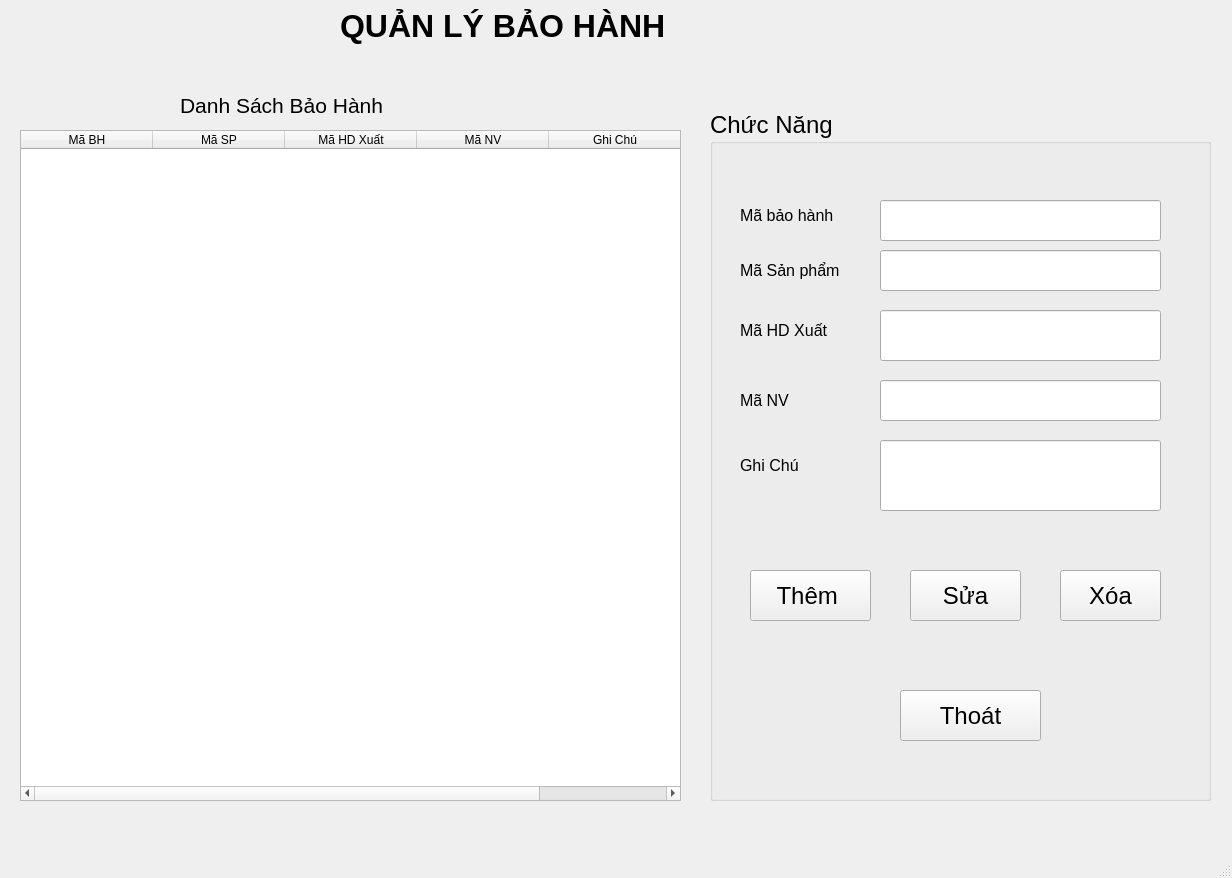
<?xml version="1.0" encoding="UTF-8"?>
<ui version="4.0">
 <class>QuanLyBaoHanh</class>
 <widget class="QMainWindow" name="QuanLyBaoHanh">
  <property name="geometry">
   <rect>
    <x>0</x>
    <y>0</y>
    <width>1232</width>
    <height>878</height>
   </rect>
  </property>
  <property name="windowTitle">
   <string>MainWindow</string>
  </property>
  <widget class="QWidget" name="centralwidget">
   <widget class="QLabel" name="label">
    <property name="geometry">
     <rect>
      <x>340</x>
      <y>0</y>
      <width>471</width>
      <height>51</height>
     </rect>
    </property>
    <property name="font">
     <font>
      <pointsize>24</pointsize>
      <weight>75</weight>
      <bold>true</bold>
     </font>
    </property>
    <property name="text">
     <string>QUẢN LÝ BẢO HÀNH </string>
    </property>
   </widget>
   <widget class="QTableWidget" name="tableWidget">
    <property name="geometry">
     <rect>
      <x>20</x>
      <y>130</y>
      <width>661</width>
      <height>671</height>
     </rect>
    </property>
    <attribute name="horizontalHeaderDefaultSectionSize">
     <number>132</number>
    </attribute>
    <column>
     <property name="text">
      <string>Mã BH</string>
     </property>
    </column>
    <column>
     <property name="text">
      <string>Mã SP</string>
     </property>
    </column>
    <column>
     <property name="text">
      <string>Mã HD Xuất</string>
     </property>
    </column>
    <column>
     <property name="text">
      <string>Mã NV</string>
     </property>
    </column>
    <column>
     <property name="text">
      <string>Ghi Chú</string>
     </property>
    </column>
   </widget>
   <widget class="QGroupBox" name="groupBox">
    <property name="geometry">
     <rect>
      <x>710</x>
      <y>110</y>
      <width>501</width>
      <height>691</height>
     </rect>
    </property>
    <property name="font">
     <font>
      <pointsize>18</pointsize>
     </font>
    </property>
    <property name="title">
     <string>Chức Năng</string>
    </property>
    <widget class="QLineEdit" name="txtGhiChu">
     <property name="geometry">
      <rect>
       <x>170</x>
       <y>330</y>
       <width>281</width>
       <height>71</height>
      </rect>
     </property>
    </widget>
    <widget class="QLineEdit" name="txtMaBH">
     <property name="geometry">
      <rect>
       <x>170</x>
       <y>90</y>
       <width>281</width>
       <height>41</height>
      </rect>
     </property>
    </widget>
    <widget class="QLabel" name="label_2">
     <property name="geometry">
      <rect>
       <x>30</x>
       <y>90</y>
       <width>131</width>
       <height>31</height>
      </rect>
     </property>
     <property name="font">
      <font>
       <pointsize>12</pointsize>
      </font>
     </property>
     <property name="text">
      <string>Mã bảo hành</string>
     </property>
    </widget>
    <widget class="QLabel" name="label_3">
     <property name="geometry">
      <rect>
       <x>30</x>
       <y>150</y>
       <width>131</width>
       <height>21</height>
      </rect>
     </property>
     <property name="font">
      <font>
       <pointsize>12</pointsize>
      </font>
     </property>
     <property name="text">
      <string>Mã Sản phẩm</string>
     </property>
    </widget>
    <widget class="QLineEdit" name="txtMaNV">
     <property name="geometry">
      <rect>
       <x>170</x>
       <y>270</y>
       <width>281</width>
       <height>41</height>
      </rect>
     </property>
    </widget>
    <widget class="QLabel" name="label_4">
     <property name="geometry">
      <rect>
       <x>30</x>
       <y>200</y>
       <width>121</width>
       <height>41</height>
      </rect>
     </property>
     <property name="font">
      <font>
       <pointsize>12</pointsize>
      </font>
     </property>
     <property name="text">
      <string>Mã HD Xuất</string>
     </property>
    </widget>
    <widget class="QLabel" name="label_6">
     <property name="geometry">
      <rect>
       <x>30</x>
       <y>340</y>
       <width>131</width>
       <height>31</height>
      </rect>
     </property>
     <property name="font">
      <font>
       <pointsize>12</pointsize>
      </font>
     </property>
     <property name="text">
      <string>Ghi Chú</string>
     </property>
    </widget>
    <widget class="QLineEdit" name="txtMaHDX">
     <property name="geometry">
      <rect>
       <x>170</x>
       <y>200</y>
       <width>281</width>
       <height>51</height>
      </rect>
     </property>
    </widget>
    <widget class="QLineEdit" name="txtMaSP">
     <property name="geometry">
      <rect>
       <x>170</x>
       <y>140</y>
       <width>281</width>
       <height>41</height>
      </rect>
     </property>
    </widget>
    <widget class="QLabel" name="label_5">
     <property name="geometry">
      <rect>
       <x>30</x>
       <y>270</y>
       <width>131</width>
       <height>41</height>
      </rect>
     </property>
     <property name="font">
      <font>
       <pointsize>12</pointsize>
      </font>
     </property>
     <property name="text">
      <string>Mã NV</string>
     </property>
    </widget>
    <widget class="QPushButton" name="btnThem">
     <property name="geometry">
      <rect>
       <x>40</x>
       <y>460</y>
       <width>121</width>
       <height>51</height>
      </rect>
     </property>
     <property name="text">
      <string>Thêm </string>
     </property>
    </widget>
    <widget class="QPushButton" name="btnSua">
     <property name="geometry">
      <rect>
       <x>200</x>
       <y>460</y>
       <width>111</width>
       <height>51</height>
      </rect>
     </property>
     <property name="text">
      <string>Sửa</string>
     </property>
    </widget>
    <widget class="QPushButton" name="btnXoa">
     <property name="geometry">
      <rect>
       <x>350</x>
       <y>460</y>
       <width>101</width>
       <height>51</height>
      </rect>
     </property>
     <property name="text">
      <string>Xóa</string>
     </property>
    </widget>
    <widget class="QPushButton" name="pushButton">
     <property name="geometry">
      <rect>
       <x>190</x>
       <y>580</y>
       <width>141</width>
       <height>51</height>
      </rect>
     </property>
     <property name="text">
      <string>Thoát</string>
     </property>
    </widget>
   </widget>
   <widget class="QLabel" name="label_7">
    <property name="geometry">
     <rect>
      <x>180</x>
      <y>90</y>
      <width>481</width>
      <height>31</height>
     </rect>
    </property>
    <property name="font">
     <font>
      <pointsize>16</pointsize>
     </font>
    </property>
    <property name="text">
     <string>Danh Sách Bảo Hành</string>
    </property>
   </widget>
  </widget>
  <widget class="QMenuBar" name="menubar">
   <property name="geometry">
    <rect>
     <x>0</x>
     <y>0</y>
     <width>1232</width>
     <height>26</height>
    </rect>
   </property>
  </widget>
  <widget class="QStatusBar" name="statusbar"/>
 </widget>
 <resources/>
 <connections/>
</ui>
